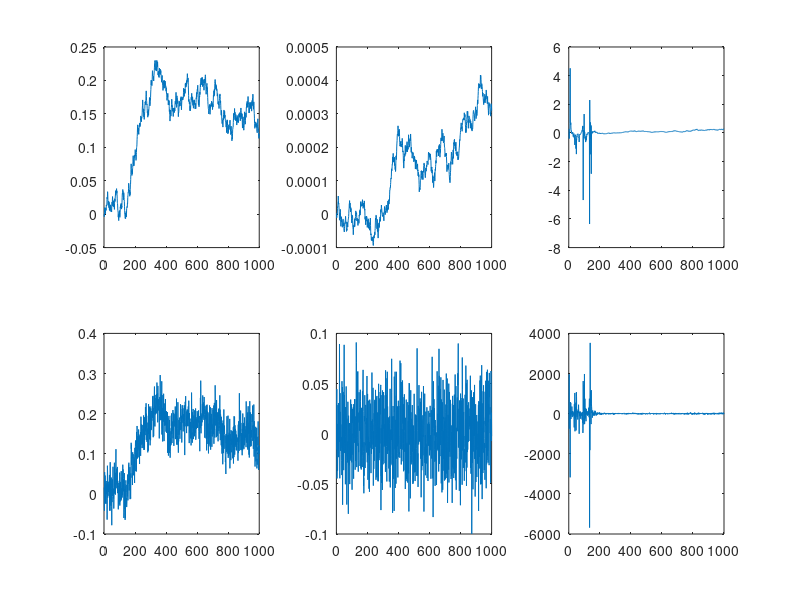
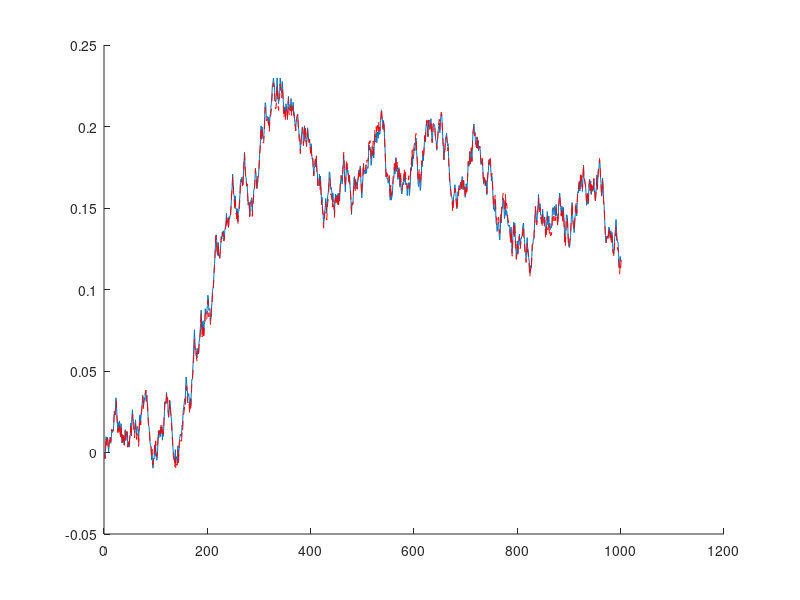
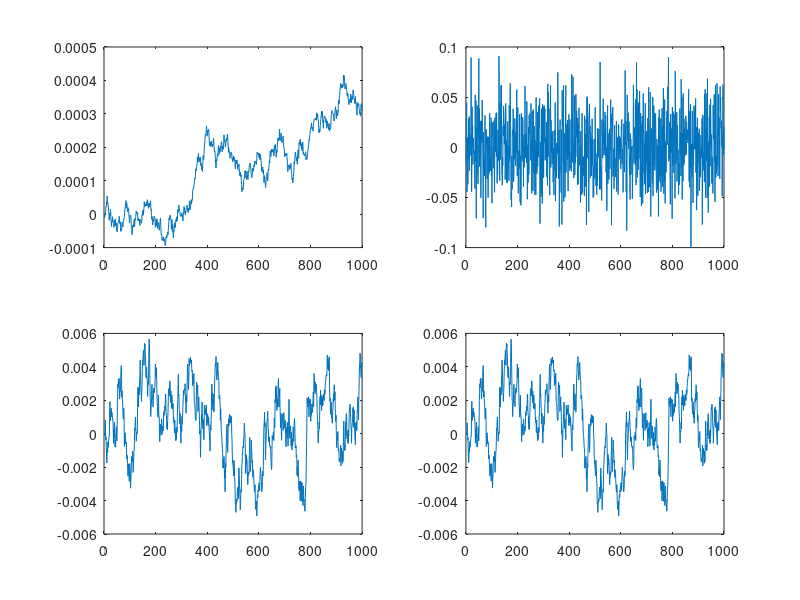
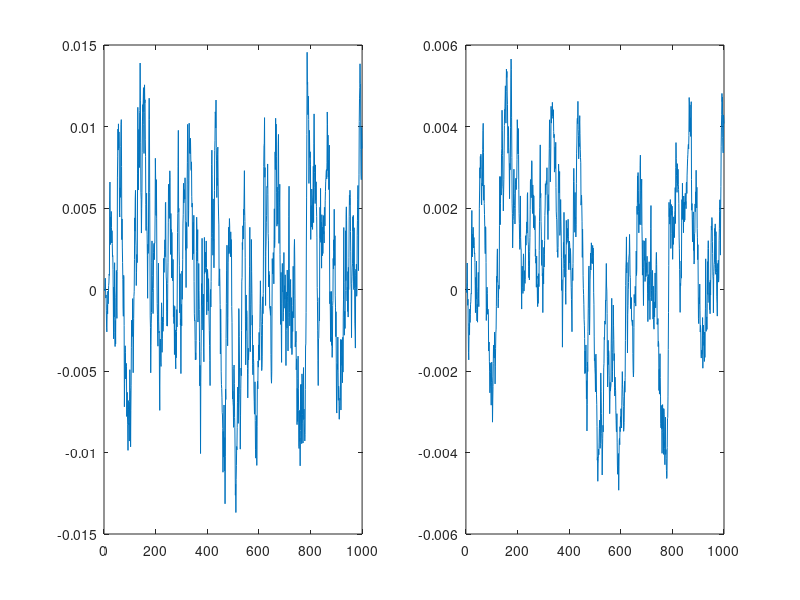

Reproduce these figures in MATLAB, in order.
close all
clear all
clc

% Constants
T = 0.01;
gyro_acc_sampling_ratio = 1;
g = 9.81;
gyro_gauss = 0.001;  % Check datasheets for precise values
arw = 0;
acc_gauss = 0.3;
acc_rand = 0;
w_sensitivity = 100*(pi/180);

% Exact values
w = w_sensitivity*rand(1,1000)-w_sensitivity/2;
theta = zeros(1,length(w));

for i = 1:length(w)-1
    theta(i+1) = theta(i)+T*w(i);
end

ax = sin(theta).*g;
az = cos(theta).*g;

% Added noise
w_n = w + gyro_gauss*randn(1,length(w)) + arw*sqrt(1:length(w))+0,02;
ax_n = ax + acc_gauss*randn(1,length(ax)) + acc_rand*rand(1,length(ax).*cos(theta));
az_n = az + acc_gauss*randn(1,length(az))% + acc_rand*rand(1,length(az).*sin(theta));

% Estimated thetas and differences
theta_est_gyro = zeros(1,length(w));
for i = 1:length(w)-1
    theta_est_gyro(i+1) = theta_est_gyro(i)+T*w_n(i);
end
theta_diff_gyro = (theta-theta_est_gyro);
theta_diff_gyro_percent = 100*(theta-theta_est_gyro)./theta;

theta_est_acc = asin(ax_n/g);
theta_diff_acc = theta-theta_est_acc;
theta_diff_acc_percent = 100*(theta-theta_est_acc)./theta;

% a_sum = ax.*az;
% theta_est_acc2 = asin(ax_n/g);
% theta_diff_acc2 = theta-theta_est_acc2;
% theta_diff_acc2_percent = 100*(theta-theta_est_acc2)./theta;

figure(1)
subplot(2,3,1), plot(theta_est_gyro);
subplot(2,3,2), plot(theta_diff_gyro);
subplot(2,3,3), plot(theta_diff_gyro_percent);
subplot(2,3,4), plot(theta_est_acc);
subplot(2,3,5), plot(theta_diff_acc);
subplot(2,3,6), plot(theta_diff_acc_percent);

%% Kalman filter

theta_curr = 0;
theta_est_kalman = zeros(1,length(w)+1);
P = gyro_gauss;
Q = gyro_gauss;
R = acc_gauss;

for i = 1:(length(ax_n)/gyro_acc_sampling_ratio)
    % Prediction
    for j = 1:gyro_acc_sampling_ratio
        theta_curr = theta_curr + T*w_n((i-1)*gyro_acc_sampling_ratio+j);
        P = P + Q;
        theta_est_kalman((i-1)*gyro_acc_sampling_ratio+j+1) = theta_curr;
    end
    
    % Update
    v = ax_n(i*gyro_acc_sampling_ratio)/g-theta_curr;
    S = P+R;
    G = P/S;
    theta_curr = theta_curr + G*v;
    P = (eye(size(G*g,1))-G*g)*P;
    
end

theta_curr = 0;
theta_est_kalman2 = zeros(1,length(w)+1);
P = gyro_gauss;
Q = gyro_gauss;
R = acc_gauss;

for i = 1:(length(ax_n)/gyro_acc_sampling_ratio)
    % Prediction
    for j = 1:gyro_acc_sampling_ratio
        theta_curr = theta_curr + T*w_n((i-1)*gyro_acc_sampling_ratio+j);
        %P = P + Q;
        theta_est_kalman2((i-1)*gyro_acc_sampling_ratio+j+1) = theta_curr;
    end
    
    % Update
    v = ax_n(i*gyro_acc_sampling_ratio)/g-theta_curr;
    S = P+R;
    G = P/S;
    theta_curr = theta_curr + G*v;
    P = (eye(size(G*g,1))-G*g)*P+Q;
    
end

figure(2)
hold on
plot(theta)
plot(theta_est_kalman, 'r--')
%plot(theta_est_kalman2, 'g.')
hold off

figure(3)
subplot(2,2,1), plot(theta-theta_est_gyro)
subplot(2,2,2), plot(theta-theta_est_acc)
subplot(2,2,3), plot(theta-theta_est_kalman(1:end-1))
subplot(2,2,4), plot(theta-theta_est_kalman2(1:end-1))

% figure(4)
% plot(theta_est_kalman-theta_est_kalman2)

x =[0; 0];
A = [1 T;0 1];
B = [T; 0];
C = [1 0];
theta_est_kalman = zeros(1,length(w)+1);
P = gyro_gauss;
Q = gyro_gauss;
R = acc_gauss;

for i = 1:(length(ax_n)/gyro_acc_sampling_ratio)
    % Prediction
    for j = 1:gyro_acc_sampling_ratio
        x = A*x + B*w_n((i-1)*gyro_acc_sampling_ratio+j);
        theta_est_kalman((i-1)*gyro_acc_sampling_ratio+j+1) = x(1);
    end
    
    % Update
    v = ax_n(i*gyro_acc_sampling_ratio)/g-C*x;
    S = C*P*C'+R;
    G = A*P*C'/S;
    x = x + G*v;
    P = A*P*A'-G*C*P*A'+Q;
    
end

figure(5)
subplot(1,2,1), plot(theta-theta_est_kalman(1:end-1))
subplot(1,2,2), plot(theta-theta_est_kalman2(1:end-1))


x =[0; 0];
A = [1 T;0 1];
B = [T; 0];
C = [1 0];
theta_est_kalman2 = zeros(1,length(w)+1);
P = gyro_gauss;
Q = gyro_gauss;
R = acc_gauss;

for i = 1:(length(ax_n)/gyro_acc_sampling_ratio)
    % Prediction
    for j = 1:gyro_acc_sampling_ratio
        x = A*x + B*w_n((i-1)*gyro_acc_sampling_ratio+j);
        theta_est_kalman2((i-1)*gyro_acc_sampling_ratio+j+1) = x(1);
    end
    
    % Update
    v = ax_n(i*gyro_acc_sampling_ratio)/g-C*x;
    S = C*P*C'+R;
    G = A*P*A'*C'/S;
    x = x + G*v;
    P = A*P*A'-G*C*A*P*A'+Q;
    
end

figure(6)
subplot(1,3,1), plot(theta-theta_est_kalman(1:end-1))
subplot(1,3,2), plot(theta-theta_est_kalman2(1:end-1))
subplot(1,3,3), plot(theta_est_kalman-theta_est_kalman2)
